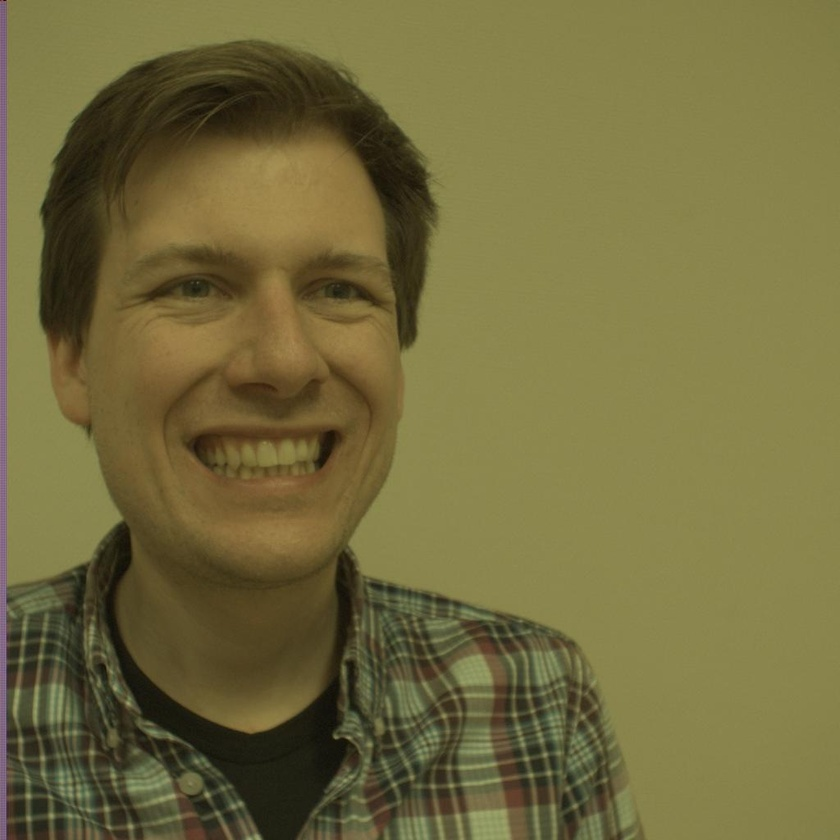
%> input picture Test/subject1_Left_1.jpg, 840 x 840 px, shrunk from 1024 x 1024 before the run
$ octave --eval "result = k_means_segment(imread('Test/subject1_Left_1.jpg'));"   (GNU Octave 9; MATLAB toolbox functions it lacks are replaced by stand-ins)
%> lines starting %> are read from the running program, lines starting %| are printed output that depends on the picture; in (x1, y1, x2, y2) boxes, pixels count from 0 and x2, y2 are one past the last pixel; in counts of white or black regions, pixels touching at a corner belong together; the program's own positions count from 1
function [segmentedImage] = k_means_segment(im)
% This function is based on the Matlab Example:
%   'Color-Based Segmentation Using K-Means Clustering'
% This example can be opened with the command
%   openExample('images/KMeansSegmentationExample')

%% Convert Image from RGB Color Space to L*a*b* Color Space
lab_im = rgb2lab(im);  % Convert image to L*a*b* color space
%> lab_im: size 840x840x3 double; mean of channels 1, 2, 3 44.8, -3.9, 26.3

%% Classify the Colors in 'a*b*' Space Using K-Means Clustering
ab = lab_im(:,:,2:3);  % Extracting the a*b values from the image
nrows = size(ab,1);
ncols = size(ab,2);
ab = reshape(ab,nrows*ncols,2);
nColors = 3;             % segmenting the image into 3 categories Skin colour, hair colour, background colour
n = 3;                   % Repeating the process to avoid local minima

% Run k-means clustering algorithm
[cluster_index, cluster_centeroid]= kmeans(ab,nColors,'Distance', ...
    'sqeuclidean', 'Replicates', n);
%> cluster_centeroid = [-6.84 30.56; 1.97 27.85; -2.04 14.03]

%% Label Every Pixel in the Image Using the Results from KMEANS
pixel_labels = reshape(cluster_index,nrows,ncols);
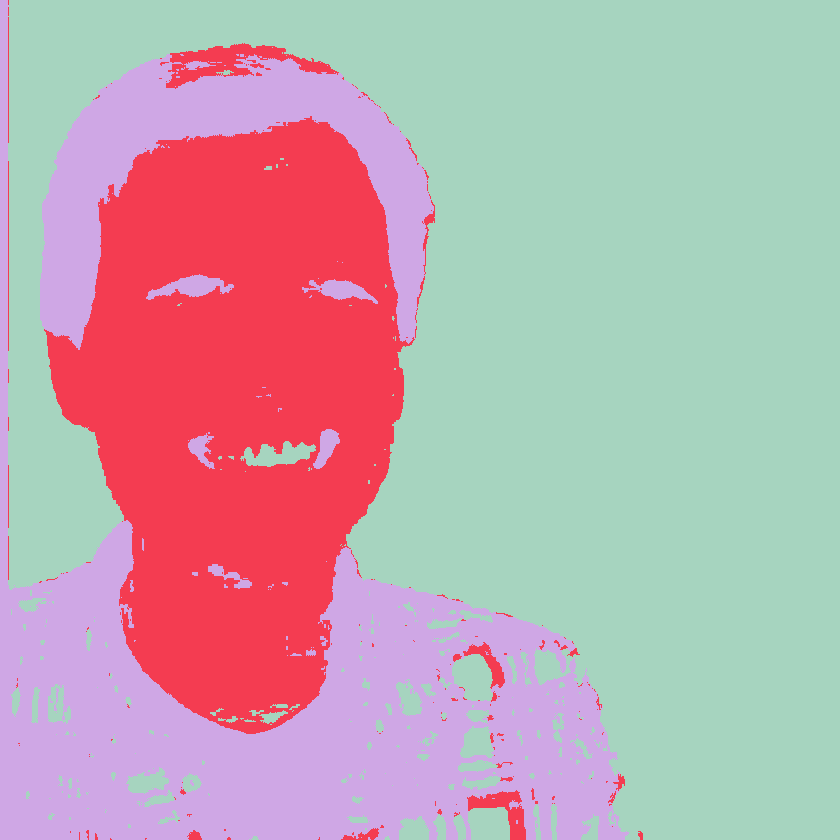
%> pixel_labels: size 840x840 double; 3 distinct labels, from 1 to 3; one colour per label, 0 black
%imshow(pixel_labels,[]), title('image labeled by cluster index');

%% Create Images that Segment the Face Image by Color.
segmented_images = cell(1,nColors);
rgb_label = repmat(pixel_labels,[1 1 3]);

for k = 1:nColors
    color = im;
    color(rgb_label ~= k) = 0;
    segmented_images{k} = color;
    figure;
    imshow(segmented_images{k}), title(['objects in cluster ' num2str(k)]);
end
%> this loop made 3 passes
%> pass 1, in k_means_segment, `imshow(segmented_images{k})`:
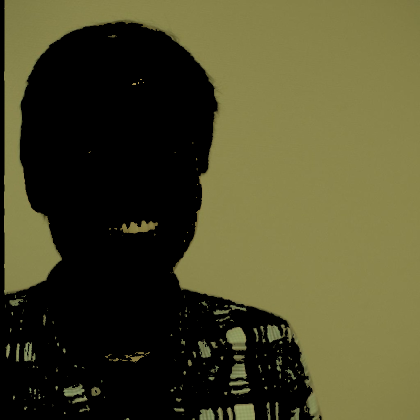
%> displayed picture: size 840x840x3, on the screen's scale of 0 to 255 (shown at 1/2 size); mean R, G, B 76.3, 73.9, 42.7
%> after the loop:
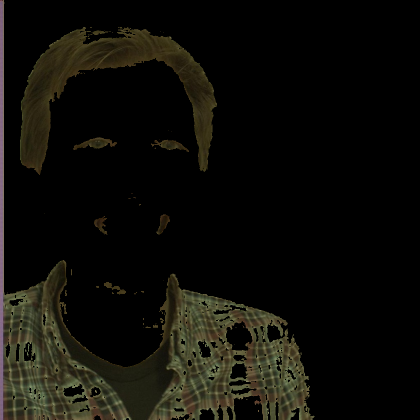
%> color: size 840x840x3 uint8 (shown at 1/2 size); mean R, G, B 14.7, 13.8, 8.9
%> after the loop, segmented_images = 3 items

%% Segment the Face into a Separate Image
% Sort the clusters based on mean values
mean_cluster_value = mean(cluster_centeroid,2);
%> mean_cluster_value = [11.86; 14.91; 5.99]
[~, idx] = sort(mean_cluster_value);
%> idx = [3; 1; 2]
skin_cluster_num = idx(3);
%> skin_cluster_num = 2

L = lab_im(:,:,1);                      % Extract the L* values
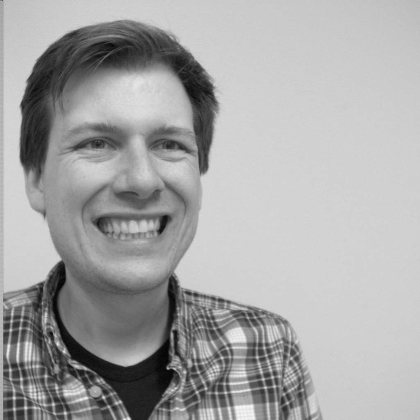
%> L: size 840x840 double (shown at 1/2 size); min 3.71, max 66.6, mean 44.8; drawn with min black and max white
skin_idx = find(pixel_labels == skin_cluster_num);
%> skin_idx = 153239 values from 6721 to 540120
L_skin = L(skin_idx);
is_light_skin = imbinarize(rescale(L_skin));
%> is_light_skin = 153239 logical values, 83726 true

face_labels = repmat(uint8(0),[nrows ncols]);
face_labels(skin_idx(is_light_skin==false)) = 1;
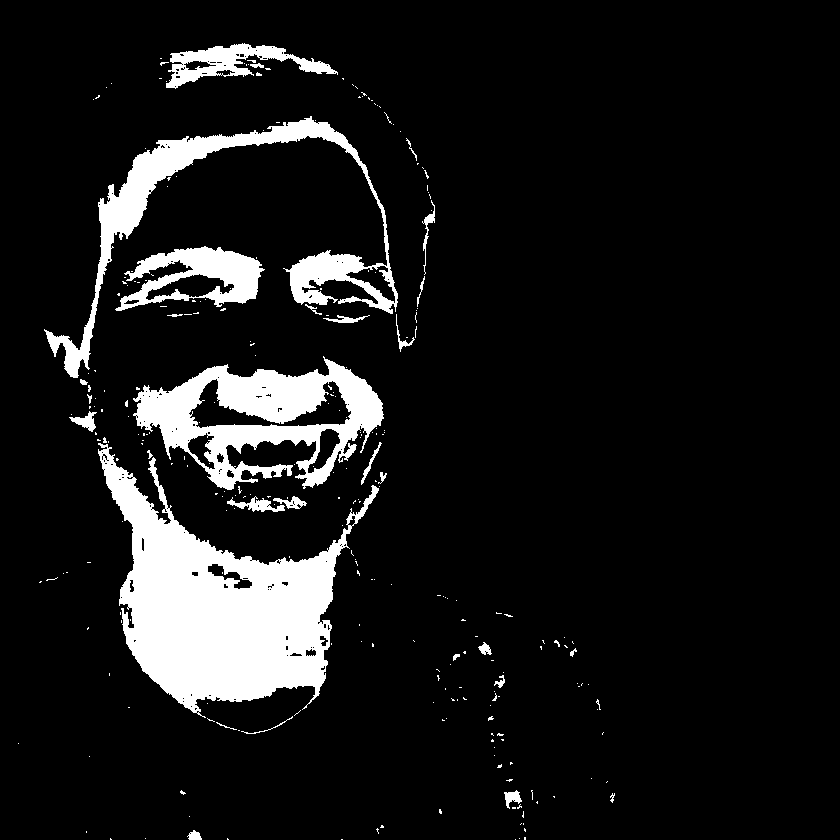
%> face_labels: size 840x840 uint8; values 0 (black) and 1 (white), 9.9% white; 277 white regions (247 under 20 px), largest, box (x1, y1, x2, y2) and area: (98, 443, 379, 718) 31826, (133, 356, 384, 490) 15020, (44, 116, 398, 378) 11839
face_labels = repmat(face_labels,[1 1 3]);

face = im;
%> face is the input picture: size 840x840x3 uint8; mean R, G, B 115.2, 107.6, 62.1
face(face_labels ~= 1) = 0;               % Enhancing face
face_masked = face | segmented_images{3}; % Make binary mask
face_masked = face_masked(:,:,1);         % Resize to two-dimensional
%> face_masked: size 840x840 logical; 32.1% white; 138 white regions (122 under 20 px), largest, box (x1, y1, x2, y2) and area: (0, 0, 629, 840) 148423, (40, 43, 435, 378) 54429, (133, 356, 384, 490) 16072

% morphological operations are done to open and close the mask to get a
% suitable mask that can be used to filter the image and extract the face.
% The operations performed here were found by trial-and-error
% They gave generally acceptable results for the different subjects
seed = imerode(face_masked,strel('disk',12));
%> seed: size 840x840 logical; 14.1% white; 36 white regions (14 under 20 px), largest, box (x1, y1, x2, y2) and area: (28, 491, 365, 840) 52731, (51, 56, 424, 349) 31747, (0, 699, 134, 840) 5566
face_masked = imreconstruct(seed,face_masked);
%> face_masked: size 840x840 logical; 31.8% white; 4 white regions, box (x1, y1, x2, y2) and area: (0, 0, 629, 840) 148423, (40, 43, 435, 378) 54429, (133, 356, 384, 490) 16072, (115, 246, 265, 311) 5652
face_masked = imopen(face_masked, strel('disk',10));
%> face_masked: size 840x840 logical; 27.4% white; 13 white regions, largest, box (x1, y1, x2, y2) and area: (0, 479, 470, 840) 111484, (40, 45, 435, 362) 49615, (488, 681, 615, 840) 9471
face_masked = imclose(face_masked, strel('disk',40));
%> face_masked: size 840x840 logical; 35.3% white; 1 white region, box (x1, y1, x2, y2) and area: (0, 45, 625, 840) 248865
seed = imerode(face_masked,strel('disk',24));
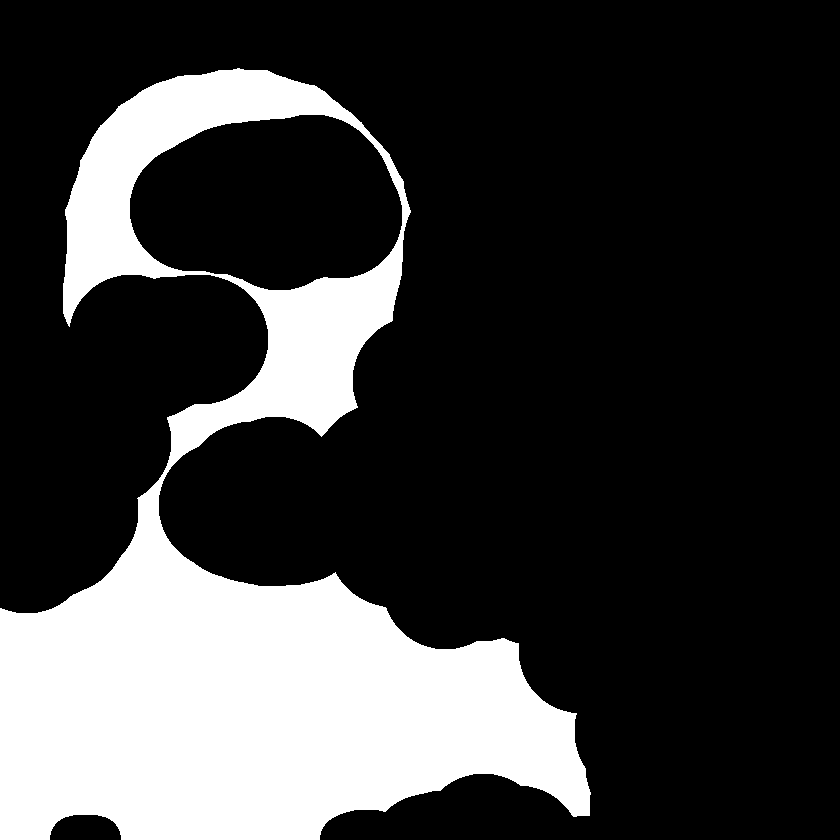
%> seed: size 840x840 logical; 23.6% white; 1 white region, box (x1, y1, x2, y2) and area: (0, 68, 591, 840) 166365
face_masked = imreconstruct(seed,face_masked);
segmentedImage = face_masked;

figure; imshow(face_masked), title('face_b');
end

$ run again, on Test/subject2_Left_1669.jpg
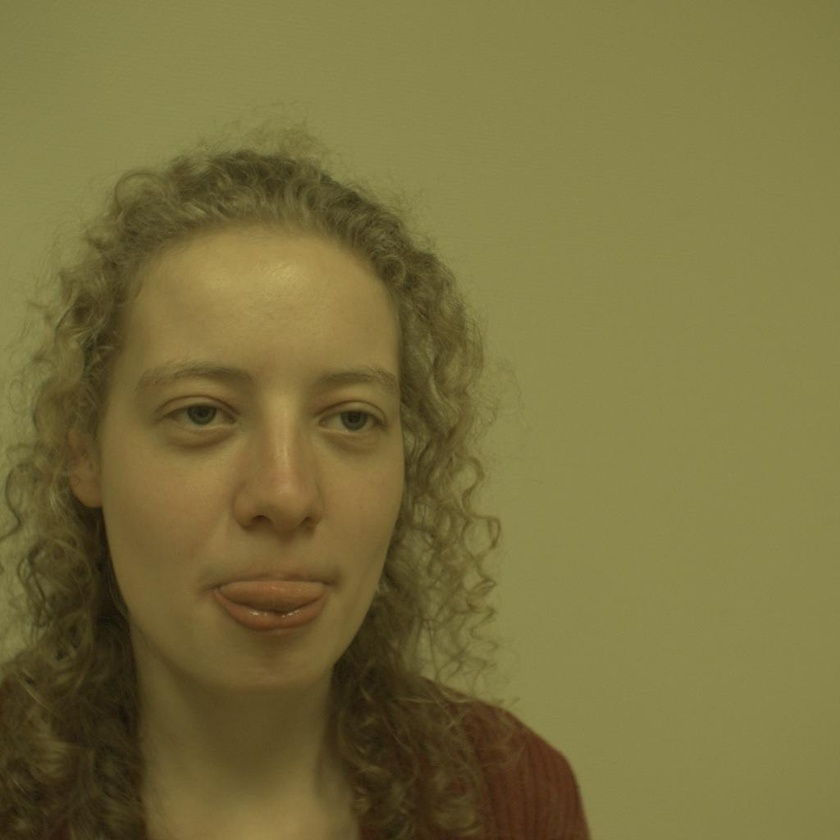
%> input picture Test/subject2_Left_1669.jpg, 840 x 840 px, shrunk from 1024 x 1024 before the run
%> lab_im: size 840x840x3 double; mean of channels 1, 2, 3 46.4, -3.4, 28.8
%> cluster_centeroid = [-6.48 30.69; 1.61 30.62; 1.25 20.67]
%> pixel_labels: size 840x840 double; 3 distinct labels, from 1 to 3
%> after the loop in k_means_segment, `for k = 1:nColors`:
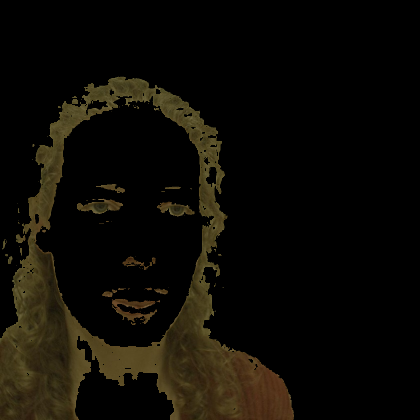
%> color: size 840x840x3 uint8 (shown at 1/2 size); mean R, G, B 13.5, 11.1, 5.3
%> after the loop in k_means_segment, `for k = 1:nColors`: segmented_images = 3 items
%> mean_cluster_value = [12.11; 16.12; 10.96]
%> idx = [3; 1; 2]
%> skin_cluster_num = 2
%> skin_idx = 138998 values from 8874 to 496440
%> is_light_skin = 138998 logical values, 55763 true
%> in k_means_segment, face is the input picture: size 840x840x3 uint8; mean R, G, B 120.8, 111.1, 61.5
%> in k_means_segment, `seed = imerode(face_masked,strel('disk',24));`:
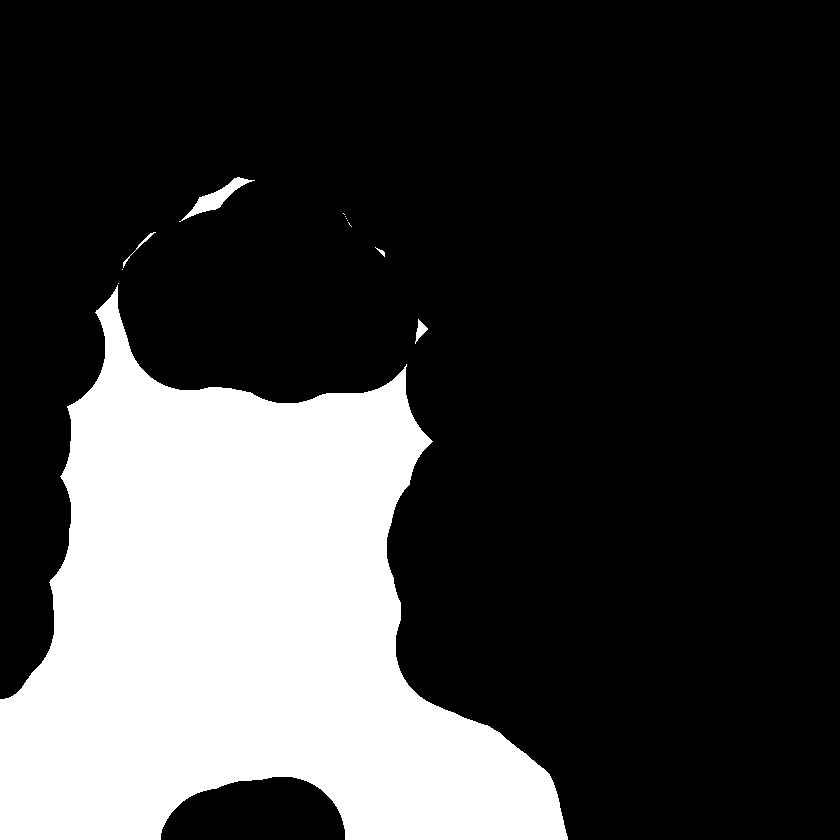
%> seed: size 840x840 logical; 24.8% white; 12 white regions (7 under 20 px), largest, box (x1, y1, x2, y2) and area: (0, 285, 568, 840) 173892, (179, 177, 255, 222) 805, (415, 319, 428, 344) 136, (123, 232, 156, 268) 89, (375, 247, 385, 257) 31

$ run again, on Test/subject4_Left_419.jpg
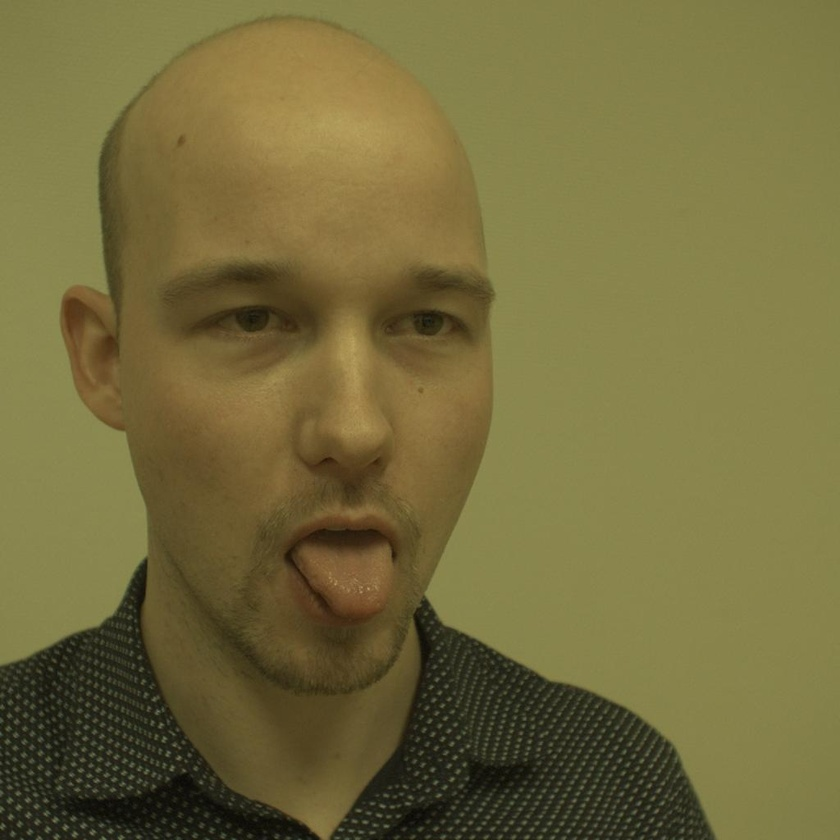
%> input picture Test/subject4_Left_419.jpg, 840 x 840 px, shrunk from 1024 x 1024 before the run
%> lab_im: size 840x840x3 double; mean of channels 1, 2, 3 44.7, -3.6, 27
%> cluster_centeroid = [-7.04 30.45; -3.3 10.03; 1.68 28.54]
%> pixel_labels: size 840x840 double; 3 distinct labels, from 1 to 3
%> after the loop in k_means_segment, `for k = 1:nColors`:
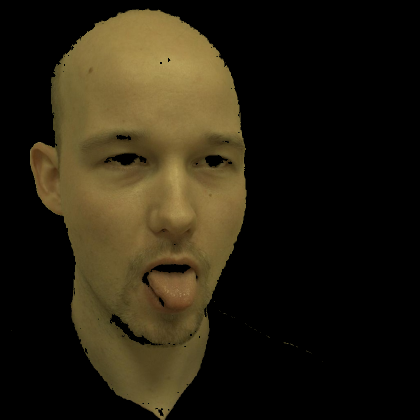
%> color: size 840x840x3 uint8 (shown at 1/2 size); mean R, G, B 39.4, 32.7, 17.4
%> after the loop in k_means_segment, `for k = 1:nColors`: segmented_images = 3 items
%> mean_cluster_value = [11.7; 3.37; 15.11]
%> idx = [2; 1; 3]
%> skin_cluster_num = 3
%> skin_idx = 238544 values from 19141 to 542524
%> is_light_skin = 238544 logical values, 108680 true
%> in k_means_segment, face is the input picture: size 840x840x3 uint8; mean R, G, B 115.9, 107.3, 60.7
%> in k_means_segment, `seed = imerode(face_masked,strel('disk',24));`:
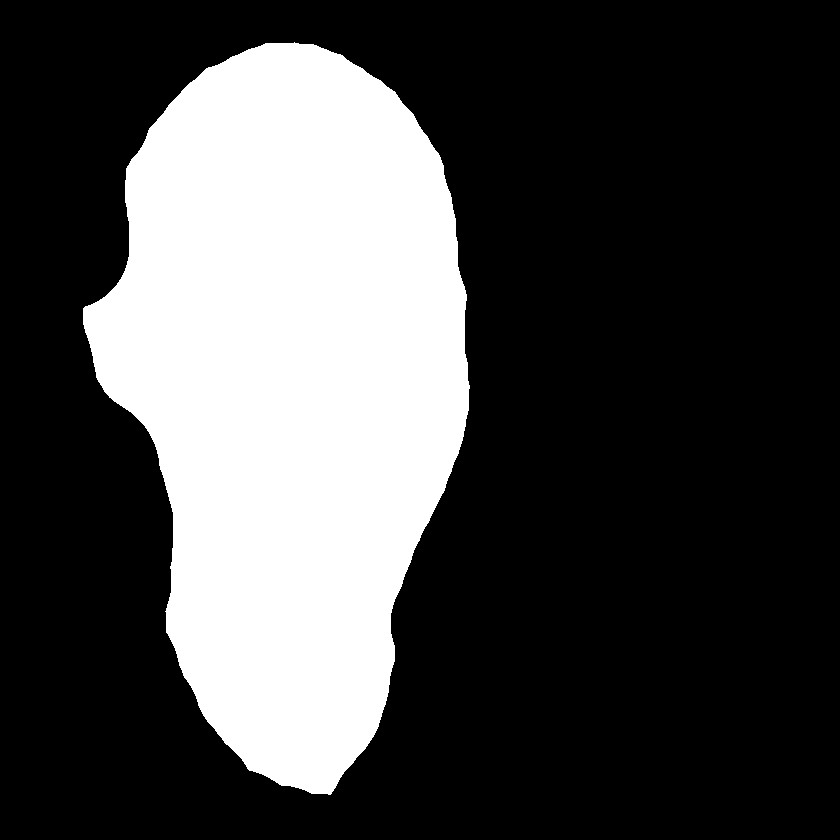
%> seed: size 840x840 logical; 28% white; 1 white region, box (x1, y1, x2, y2) and area: (83, 42, 470, 795) 197377
